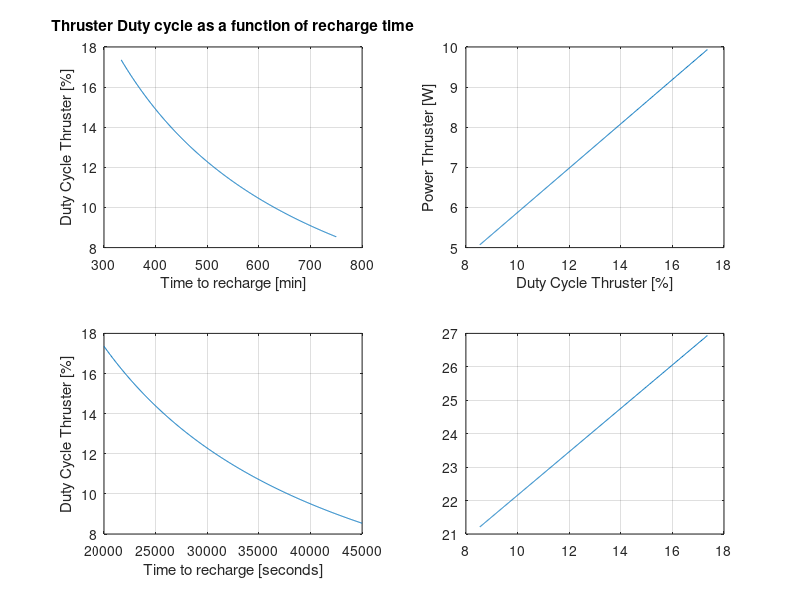

The MATLAB source for this figure: (Note: this script raises an error after producing the figure.)
t_heat=20*60; %heat time in seconds
t_thrust=50*60; %thrust time in seconds
%t_charge=22500:500:45000; %heat time in seconds
t_charge=20000:50:45000; %heat time in seconds
eff_batt2thruster=0.9;

duty_cycle_power=(t_heat+t_thrust)./(t_heat+t_thrust+t_charge);
P_thruster=(duty_cycle_power*50+(1-duty_cycle_power)*0.32)/eff_batt2thruster;
%P_bus=(P_thruster+13.16)/0.85;
P_bus=(P_thruster+12.96)/0.85;

figure()
subplot(2,2,1)
set(gcf,'color','w');
plot(t_charge/60,duty_cycle_power*100)
hold on
grid on
ylabel('Duty Cycle Thruster [%]')
xlabel('Time to recharge [min]')
title('Thruster Duty cycle as a function of recharge time')
subplot(2,2,3)
set(gcf,'color','w');
plot(t_charge,duty_cycle_power*100)
hold on
grid on
ylabel('Duty Cycle Thruster [%]')
xlabel('Time to recharge [seconds]')

subplot(2,2,2)
set(gcf,'color','w');
plot(duty_cycle_power*100,P_thruster)
hold on
grid on
xlabel('Duty Cycle Thruster [%]')
ylabel('Power Thruster [W]')
subplot(2,2,4)
set(gcf,'color','w');
plot(duty_cycle_power*100,P_bus)
hold on
grid on
yline(20.09, 'r-.')
yline(22.6118, 'g-.')
yline(25.44,'c-.')
yline(27.04,'m-.')
xlabel('Duty Cycle Thruster [%]')
ylabel('Power Consumption Platform [W]')
title('Platform power average consumption per orbit at 300 km')
legend('Power function of duty cycle','Power generated 300km β=25°','Power generated 300km β=35°','Power generated 300km β=45°','Power generated 300km β=50°')


% set(gcf,'color','w');
% plot(duty_cycle_power*100,P_bus, 'LineWidth',2)
% hold on
% grid on
% yline(22.6118, 'g-.', 'LineWidth',2)
% yline(25.44,'c-.', 'LineWidth',2)
% yline(27.04,'m-.', 'LineWidth',2)
% xlabel('Duty Cycle Thruster [%]')
% ylabel('Power Consumption Platform [W]')
% title('Platform power average consumption per orbit')
% legend('Power function of duty cycle','Power generated 300km β=25°','Power generated 300km β=35°','Power generated 300km β=45°','Power generated 300km β=50°')
% 



powerbeta=fit(Pav',B','cubicinterp'); %
%plot(powerbeta,B,Pav)
plot(powerbeta)
hold on
grid on
xlabel('Power Generated [W]')
ylabel('Beta Angle [W]')

